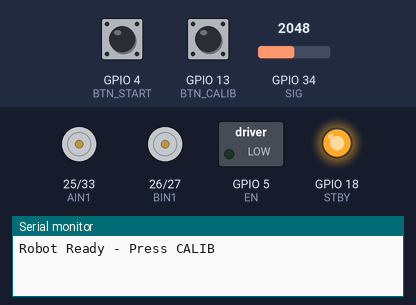
The sketch below on a simulated ESP32. Shown: motor-driver pin pairs drawn as motors (green arrow = first pin HIGH = forward, orange = second pin HIGH = backward, longer = more drive, scaled by the enable pin, stopped while the standby pin is LOW), switched loads named in the sketch (green lamp = pin HIGH), output pins drawn as LEDs (lit = HIGH), the last lines printed to the serial monitor. The test bench sets the inputs (shaded band); at power-on: GPIO 4 (BTN_START) HIGH, GPIO 13 (BTN_CALIB) HIGH, GPIO 34 (SIG) = 2048. Pins used as bus, display or sensor lines are not drawn.

Above: at 1.2 s.
1.3 s: GPIO 4 (BTN_START) pulled LOW for 0.15 s
At 2.5 s:
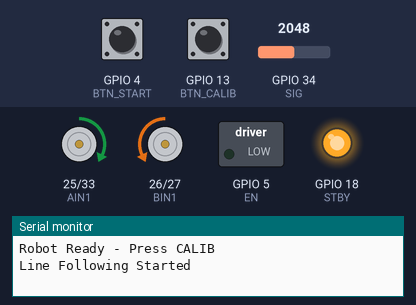
Timing chart, 0 to 4.3 s (numbered marks = the images above; inputs shaded):
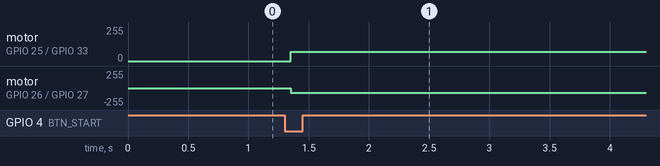

The sketch:

RunTest2_Second_Button_Function.ino
```cpp
#include <Arduino.h>

// =====================================================
// 🧠 ESP32 LINE FOLLOWER — LFS-16A + TB6612 + Buttons
// =====================================================

// ================= MOTOR PINS =================
#define AIN1 25
#define AIN2 33
#define BIN1 26
#define BIN2 27
#define PWMA 32
#define PWMB 14
#define STBY 18

// ================= MUX PINS =================
#define SIG 34
#define S0 19
#define S1 21
#define S2 22
#define S3 23
#define EN 5

// ================= BUTTONS =================
#define BTN_CALIB 13
#define BTN_START 4

// ================= SENSOR =================
#define SENSOR_COUNT 16

int sensorValues[SENSOR_COUNT];
int sensorMin[SENSOR_COUNT];
int sensorMax[SENSOR_COUNT];
int sensorThreshold[SENSOR_COUNT];

// ================= SPEED =================
#define MAX_SPEED 100
#define BASE_SPEED 70
#define MIN_SPEED 0

// ================= PID =================
float Kp = 0.7;
float Ki = 0.0;
float Kd = 0.2;

int lastError = 0;
float totalError = 0;

bool lastCalibState = HIGH;
bool lastStartState = HIGH;

// ================= STATE MACHINE =================
enum RobotState { IDLE, CALIBRATING, RUNNING };
RobotState currentState = IDLE;

// ================= WEIGHTS (Curved Array) =================
int weights[16] = {
  -1000, -850, -700, -550,
  -400,  -250, -120,  -40,
    40,   120,  250,  400,
   550,   700,  850, 1000
};

// =====================================================
// 🔹 SELECT MUX CHANNEL
// =====================================================
void selectMux(int channel)
{
  digitalWrite(S0, channel & 1);
  digitalWrite(S1, (channel >> 1) & 1);
  digitalWrite(S2, (channel >> 2) & 1);
  digitalWrite(S3, (channel >> 3) & 1);
}

// =====================================================
// 🔹 READ SENSORS
// =====================================================
void readSensors()
{
  for (int i = 0; i < SENSOR_COUNT; i++)
  {
    selectMux(i);
    delayMicroseconds(20);

    int val = analogRead(SIG);
    sensorValues[i] = (val < sensorThreshold[i]) ? 1 : 0;
  }
}

// =====================================================
// 🔹 READ LINE POSITION
// =====================================================
int readLine()
{
  readSensors();

  long position = 0;
  int active = 0;

  for (int i = 0; i < SENSOR_COUNT; i++)
  {
    if (sensorValues[i])
    {
      position += weights[i];
      active++;
    }
  }

  if (active == 0)
    return lastError;

  return position / active;
}

// =====================================================
// 🔹 MOTOR CONTROL
// =====================================================
void setMotor(int left, int right)
{
  left = constrain(left, -255, 255);
  right = constrain(right, -255, 255);

  // LEFT MOTOR
  digitalWrite(AIN1, left >= 0);
  digitalWrite(AIN2, left < 0);
  ledcWrite(PWMA, abs(left));

  // RIGHT MOTOR (inverted fix)
  digitalWrite(BIN1, right < 0);
  digitalWrite(BIN2, right >= 0);
  ledcWrite(PWMB, abs(right));
}

// =====================================================
// 🔹 HARD TURN FUNCTIONS
// =====================================================
void hardLeftTurn()
{
  while (true)
  {
    readSensors();
    if (sensorValues[7] || sensorValues[8]) break;
    setMotor(-60, 60);
  }
}

void hardRightTurn()
{
  while (true)
  {
    readSensors();
    if (sensorValues[7] || sensorValues[8]) break;
    setMotor(60, -60);
  }
}

// =====================================================
// 🔹 CALIBRATION WITH SPIN
// =====================================================
void calibrateWithSpin()
{
  for (int i = 0; i < SENSOR_COUNT; i++)
  {
    sensorMin[i] = 4095;
    sensorMax[i] = 0;
  }

  unsigned long start = millis();

  while (millis() - start < 5000)
  {
    setMotor(-100, 100);

    for (int i = 0; i < SENSOR_COUNT; i++)
    {
      selectMux(i);
      delayMicroseconds(20);
      int val = analogRead(SIG);

      if (val < sensorMin[i]) sensorMin[i] = val;
      if (val > sensorMax[i]) sensorMax[i] = val;
    }
  }

  setMotor(0, 0);

  for (int i = 0; i < SENSOR_COUNT; i++)
  {
    sensorThreshold[i] =
      (sensorMin[i] + sensorMax[i]) / 2;
  }

  Serial.println("Calibration Done");
}

// =====================================================
// 🔹 PID RUN FUNCTION
// =====================================================
void runPID()
{
  int error = readLine();

  // Sharp turn detection
  if (error < -800)
  {
    hardLeftTurn();
    return;
  }

  if (error > 800)
  {
    hardRightTurn();
    return;
  }

  int derivative = error - lastError;
  totalError += error;
  lastError = error;

  float correction =
    (Kp * error) +
    (Ki * totalError) +
    (Kd * derivative);

  int leftSpeed = BASE_SPEED - correction;
  int rightSpeed = BASE_SPEED + correction;

  leftSpeed = constrain(leftSpeed, MIN_SPEED, MAX_SPEED);
  rightSpeed = constrain(rightSpeed, MIN_SPEED, MAX_SPEED);

  setMotor(leftSpeed, rightSpeed);
}

// =====================================================
// 🔹 SETUP
// =====================================================
void setup()
{
  Serial.begin(115200);

  pinMode(AIN1, OUTPUT);
  pinMode(AIN2, OUTPUT);
  pinMode(BIN1, OUTPUT);
  pinMode(BIN2, OUTPUT);

  ledcAttach(PWMA, 1000, 8);
  ledcAttach(PWMB, 1000, 8);

  pinMode(S0, OUTPUT);
  pinMode(S1, OUTPUT);
  pinMode(S2, OUTPUT);
  pinMode(S3, OUTPUT);
  pinMode(SIG, INPUT);

  pinMode(STBY, OUTPUT);
  digitalWrite(STBY, HIGH);

  pinMode(EN, OUTPUT);
  digitalWrite(EN, LOW);

  pinMode(BTN_CALIB, INPUT_PULLUP);
  pinMode(BTN_START, INPUT_PULLUP);

  Serial.println("Robot Ready - Press CALIB");
}

// =====================================================
// 🔹 LOOP
// =====================================================
void loop()
{
  // -------- CALIB BUTTON --------
  bool calibState = digitalRead(BTN_CALIB);

  if (lastCalibState == HIGH && calibState == LOW && currentState == IDLE)
  {
    delay(50);
    currentState = CALIBRATING;
    Serial.println("Calibration Started");

    calibrateWithSpin();

    currentState = IDLE;
    Serial.println("Waiting for Start");
  }

  lastCalibState = calibState;


  // -------- START BUTTON --------
  bool startState = digitalRead(BTN_START);

  if (lastStartState == HIGH && startState == LOW && currentState == IDLE)
  {
    delay(50);

    totalError = 0;
    lastError = 0;

    currentState = RUNNING;
    Serial.println("Line Following Started");
  }

  lastStartState = startState;


  // -------- RUN MODE --------
  if (currentState == RUNNING)
  {
    runPID();
  }
}
```

Measured:
- after the input at 1.3 s, motor on GPIO 25 (AIN1) / GPIO 33 (AIN2): stopped → forward 70/255 after 0.05 s; motor on GPIO 26 (BIN1) / GPIO 27 (BIN2): stopped → backward 70/255 after 0.05 s
